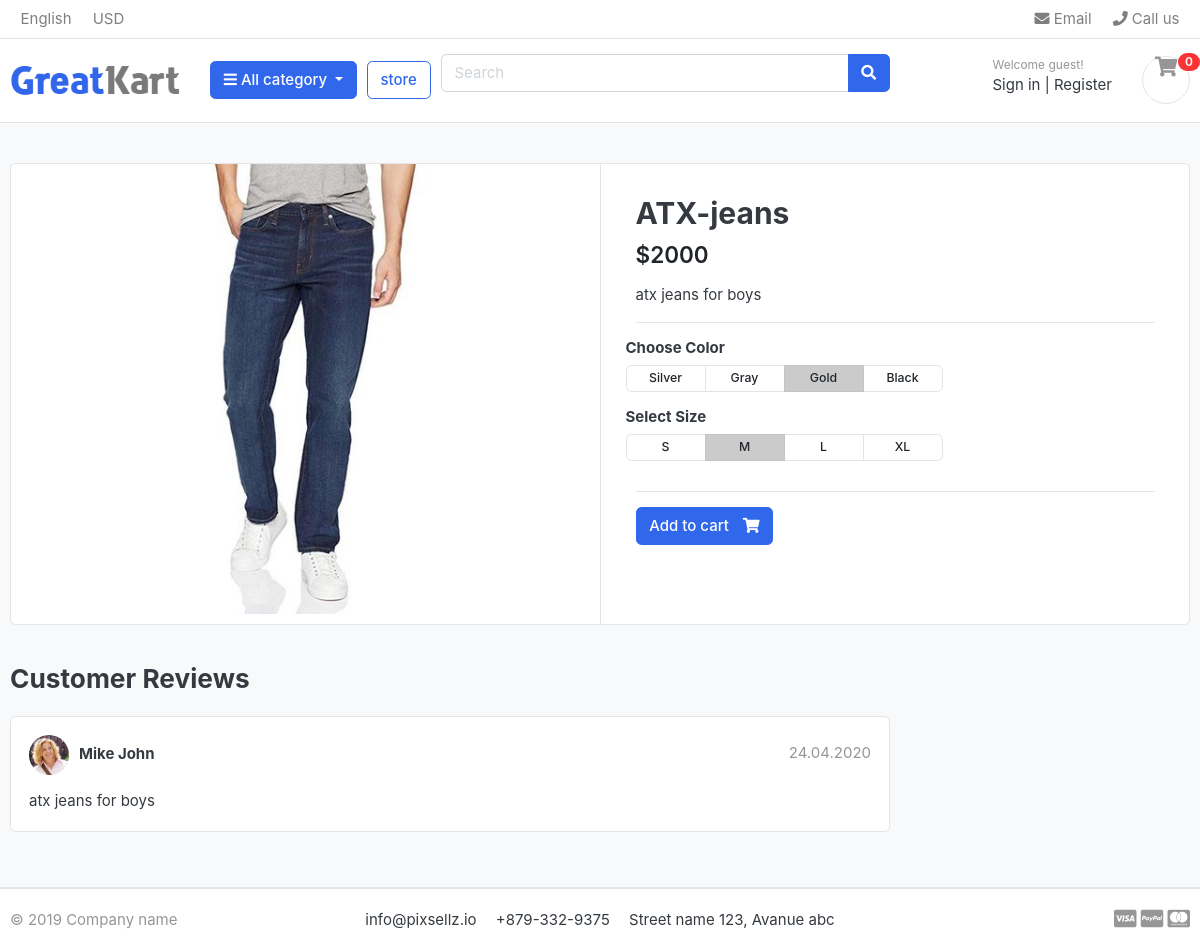
Page /store/jeans/atx-jeans/ on the committed database.
### store/models.py (models this page shows, shortened)
class Product(models.Model):
    product_name=models.CharField(max_length=200,unique=True)
    slug = models.SlugField(max_length=200,unique=True)
    description = models.TextField(max_length=500,blank=True)
    price = models.IntegerField()
    images = models.ImageField(upload_to='photos/products')
    stock = models.IntegerField()
    is_available = models.BooleanField(default=True)
    category = models.ForeignKey(Category,on_delete=models.CASCADE)
    created_date = models.DateTimeField(auto_now_add=True)
    modified_date = models.DateTimeField(auto_now=True)

### store/views.py (the view)
# urls.py: path("<slug:category_slug>/<slug:product_slug>/",product_detail, name="product_detail")
def product_detail(request, category_slug=None, product_slug=None):
    try:
        if product_slug:
            product_slug = product_slug.lower()
            single_product = Product.objects.get(category__slug=category_slug, slug=product_slug)
    except Exception as e:
        raise e
    context = {'single_product':single_product}
    return render(request, "product_detail.html",context)

### Category/context_processor.py (called while the page is built)
def menu_links(request):
    links = Category.objects.all()
    return {'links': links}

### Category/models.py (called while the page is built)
     def get_url(self):
          return reverse('products_by_category',args=[self.slug])

### templates/product_detail.html
{% extends 'base.html' %}
{% load static %}
{% block content %}
<section class="section-content padding-y bg">
    <div class="container">
        <div class="card">
            <div class="row no-gutters">
                <aside class="col-md-6">
                    <article class="gallery-wrap">
                        <div class="img-big-wrap">
                            <a href="#"><img src="{{ single_product.images.url }}"></a>
                        </div>
                    </article>
                </aside>
                <main class="col-md-6 border-left">
                    <article class="content-body">
                        <h2 class="title">{{ single_product.product_name }}</h2>
                        <div class="mb-3">
                            <var class="price h4">${{ single_product.price }}</var>
                        </div>
                        <p>{{ single_product.description }}</p>
                        <hr>
                        <div class="row">
                            <div class="item-option-select">
                                <h6>Choose Color</h6>
                                <div class="btn-group btn-group-sm btn-group-toggle" data-toggle="buttons">
                                    <label class="btn btn-light">
                                        <input type="radio" name="radio_color"> Silver
                                    </label>
                                    <label class="btn btn-light">
                                        <input type="radio" name="radio_color"> Gray
                                    </label>
                                    <label class="btn btn-light active">
                                        <input type="radio" name="radio_color checked"> Gold
                                    </label>
                                    <label class="btn btn-light">
                                        <input type="radio" name="radio_color"> Black
                                    </label>
                                </div>
                            </div>
                        </div>
                        <div class="row">
                            <div class="item-option-select">
                                <h6>Select Size</h6>
                                <div class="btn-group btn-group-sm btn-group-toggle" data-toggle="buttons">
                                    <label class="btn btn-light">
                                        <input type="radio" name="radio_color"> S
                                    </label>
                                    <label class="btn btn-light active">
                                        <input type="radio" name="radio_color" checked> M
                                    </label>
                                    <label class="btn btn-light">
                                        <input type="radio" name="radio_color"> L
                                    </label>
                                    <label class="btn btn-light">
                                        <input type="radio" name="radio_color"> XL
                                    </label>
                                </div>
                            </div>
                        </div>
                        <hr>
                        {% if single_product.stock <= 0 %}
                            <h5 class="text-danger">Out Of Stock</h5>
                        {% else %}
                            <a href="./product-detail.html" class="btn  btn-primary"> <span class="text">Add to cart</span>
                            <i class="fas fa-shopping-cart"></i> </a>
                        {% endif %}
                    </article>
                </main>
            </div>
        </div>
        <br>
        <div class="row">
            <div class="col-md-9">
                <header class="section-heading">
                    <h3>Customer Reviews </h3>
                </header>
                <article class="box mb-3">
                    <div class="icontext w-100">
                        <img src="{% static './images/avatars/avatar1.jpg' %}" class="img-xs icon rounded-circle">
                        <div class="text">
                            <span class="date text-muted float-md-right">24.04.2020 </span>
                            <h6 class="mb-1">Mike John </h6>
                        </div>
                    </div>
                    <div class="mt-3">
                        <p>{{ single_product.description }}</p>
                    </div>
                </article>
            </div>
        </div>
    </div>
</section>
</body>
</html>
{% endblock %}

### static/css/ui.css (style rules this page uses)
html { font-family: "Inter", sans-serif; font-size: 15px; }
.content-body { flex: 1 1 auto; padding: 2rem 2.3rem; }
.img-xs, .img-sm, .img-md, .img-lg { -o-object-fit: cover; object-fit: cover; flex-shrink: 0; flex-grow: 0; }
.img-xs { width: 40px; height: 40px; }
.padding-y { padding-top: 40px; padding-bottom: 40px; }
var { font-style: normal; }
article:after, .form-group:after { display: block; clear: both; content: ""; }
.bg { background-color: #f8f9fa; }
.section-heading { margin-bottom: 20px; margin-top: 15px; }
p:last-child { margin-bottom: 0; }
.btn-light { background-color: #fff; border-color: #e4e4e4; }
.btn .text + i { margin-left: 10px; }
.icontext { display: inline-flex; align-items: center; vertical-align: middle; }
.icontext .text { width: 100%; line-height: 1.2; }
.icontext .icon { position: relative; margin-right: 10px; flex-shrink: 0; flex-grow: 0; }
.price { font-weight: 600; color: #212529; }
.box { padding: 18px; background: #fff; border-radius: 0.37rem; border: 1px solid #e4e4e4; }
.box img { max-width: 100%; }
.gallery-wrap .img-big-wrap { margin-bottom: 10px; border-radius: 0.37rem; overflow: hidden; background-color: #fff; }
.gallery-wrap .img-big-wrap a { text-align: center; display: block; }
.gallery-wrap .img-big-wrap img { height: 450px; width: auto; display: inline-block; }
.item-option-select { margin-bottom: 1rem; display: inline-block; margin-right: 15px; }
.item-option-select .btn { min-width: 80px; }

### rows in the picture
Product: images (picture), product_name "ATX-jeans", price "2000", description "atx jeans for boys"
